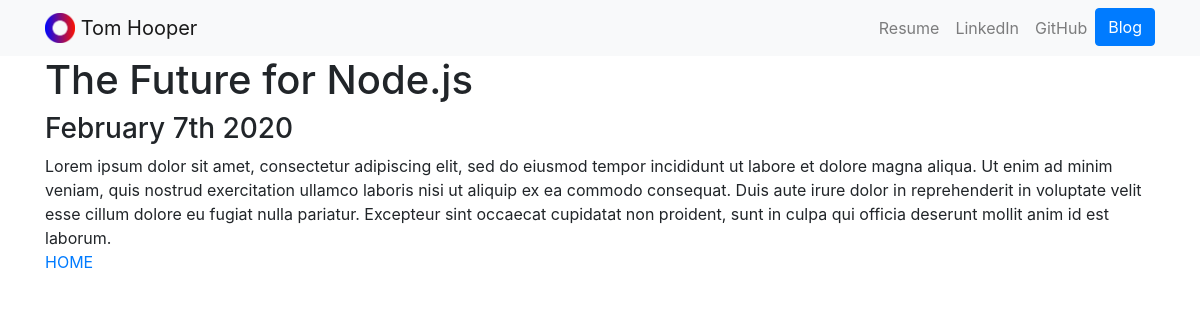
Page /blog/3/ on the committed database.
### blog/models.py (models this page shows, shortened)
class Blog(models.Model):
    title = models.CharField(max_length=200)
    description = models.TextField()
    date = models.DateField()

### blog/views.py (the view)
# urls.py: path('<int:blog_id>/', views.detail, name='detail'),
def detail(req, blog_id):
    blog = get_object_or_404(Blog, pk=blog_id)
    return render(req, 'blog/detail.html', {'blog':blog})

### blog/templates/blog/detail.html
{% extends 'portfolio/base.html' %} {% block content %}
<h1>{{ blog.title }}</h1>
<h3>{{ blog.date | date:"F jS Y" }}</h3>
{{ blog.description | safe }}
<br />
<a href="{% url 'blog:all_blogs' %}">HOME</a>
{% endblock content %}

### rows in the picture
Blog: title "The Future for Node.js", date "February 7th 2020", description "Lorem ipsum dolor sit amet, consectetur adipiscing elit, sed do eiusmod tempor incididunt ut labore et dolore magna aliqua. Ut enim ad minim veniam, quis nostrud exercitation ullamco laboris nisi ut aliquip ex ea commodo consequat. Duis aute irure dolor in reprehenderit in voluptate velit esse cillum dolore eu fugiat nulla pariatur. Excepteur sint occaecat cupidatat non proident, sunt in culpa qui officia deserunt mollit anim id est laborum."
